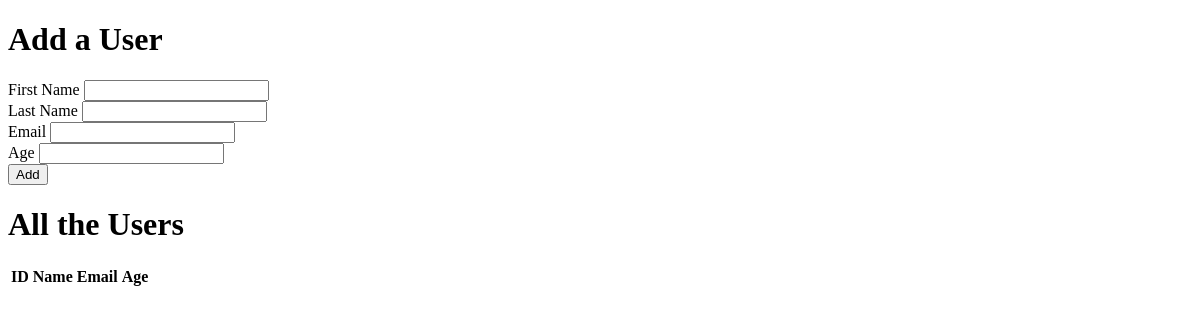
Before: / with the older database file.
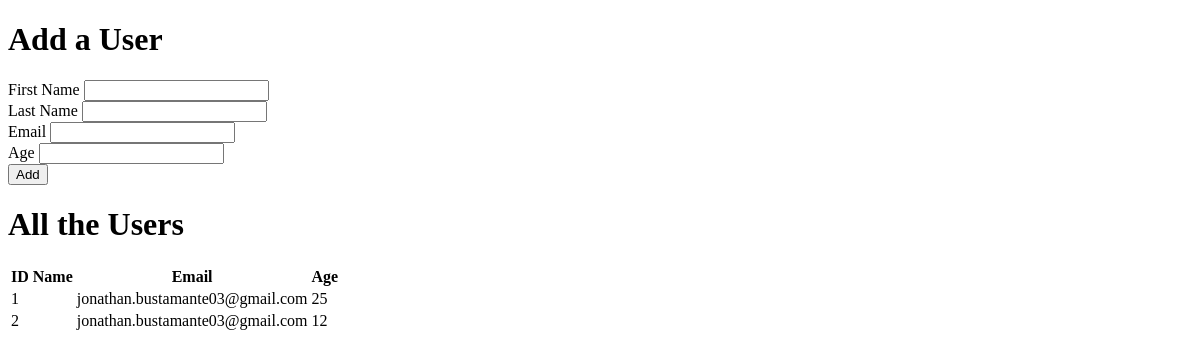
After: the same page with the newer database file.
### users_app/models.py (models this page shows)
class Users(models.Model):
    first_name = models.CharField(max_length=45)
    last_name = models.CharField(max_length=45)
    email = models.EmailField(max_length=100)
    age = models.IntegerField(max_length=45)
    created_at = models.DateTimeField(auto_now_add=True)
    updated_at = models.DateTimeField(auto_now_add=True)

### users_app/views.py (the view)
# urls.py: path('', views.index),
def index(request):
    context = {
        'users': Users.objects.all()
    }
    return render(request,'index.html', context)

### users_app/templates/index.html (shortened to what this page needs)
<!DOCTYPE html>
<html lang="en">
<head>
</head>
<body>
    <h1>Add a User</h1>
    <div id="home">
        <form action="/create" method="post">
            <div class="form-group">
                <label for="first_name">First Name</label>
                <input type="text" id="first_name" name="first_name" class="form-control">
            </div>
            <div class="form-group">
                <label for="last_name">Last Name</label>
                <input type="text" id="last_name" name="last_name" class="form-control">
            </div>
            <div class="form-group">
                <label for="email">Email</label>
                <input type="email" id="email" name="email" class="form-control">
            </div>
            <div class="form-group">
                <label for="age">Age</label>
                <input type="number" id="age" name="age" class="form-control">
            </div>
            <button class="button">Add</button>
        </form>
        <table class="users-table">
            <thead>
                <h1>All the Users</h1>
                <tr>
                    <th>ID</th>
                    <th>Name</th>
                    <th>Email</th>
                    <th>Age</th>
                </tr>
            </thead>
            <tbody>
                {% for users in users %}
                <tr>
                    <td>{{ users.id }}</td>
                    <td>{{ users.full_name }}</td>
                    <td>{{ users.email }}</td>
                    <td>{{ users.age }}</td>
                </tr>
                {% endfor %}
            </tbody>
        </table>
    </div>
</body>
</html>

Changed rows visible on the page:
added Users: id "1", email "jonathan.bustamante03@gmail.com", age "25"
added Users: id "2", email "jonathan.bustamante03@gmail.com", age "12"
